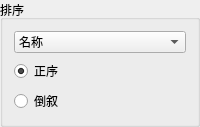
            <widget class="QGroupBox" name="groupBox_7">
             <property name="title">
              <string>排序</string>
             </property>
             <layout class="QVBoxLayout" name="verticalLayout_16">
              <item>
               <widget class="QComboBox" name="comboBox_sort">
                <property name="sizePolicy">
                 <sizepolicy hsizetype="Preferred" vsizetype="Fixed">
                  <horstretch>0</horstretch>
                  <verstretch>0</verstretch>
                 </sizepolicy>
                </property>
                <item>
                 <property name="text">
                  <string>名称</string>
                 </property>
                </item>
                <item>
                 <property name="text">
                  <string>评级</string>
                 </property>
                </item>
                <item>
                 <property name="text">
                  <string>收藏</string>
                 </property>
                </item>
                <item>
                 <property name="text">
                  <string>文件大小</string>
                 </property>
                </item>
                <item>
                 <property name="text">
                  <string>订阅日期</string>
                 </property>
                </item>
                <item>
                 <property name="text">
                  <string>最近更新</string>
                 </property>
                </item>
               </widget>
              </item>
              <item>
               <widget class="QRadioButton" name="radioButton_positive">
                <property name="text">
                 <string>正序</string>
                </property>
                <property name="checked">
                 <bool>true</bool>
                </property>
                <attribute name="buttonGroup">
                 <string notr="true">buttonGroup_sort</string>
                </attribute>
               </widget>
              </item>
              <item>
               <widget class="QRadioButton" name="radioButton_reverse">
                <property name="text">
                 <string>倒叙</string>
                </property>
                <attribute name="buttonGroup">
                 <string notr="true">buttonGroup_sort</string>
                </attribute>
               </widget>
              </item>
             </layout>
            </widget>
